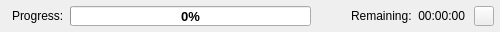
          <widget class="QFrame" name="frame_bottom">
           <property name="sizePolicy">
            <sizepolicy hsizetype="Preferred" vsizetype="Preferred">
             <horstretch>0</horstretch>
             <verstretch>0</verstretch>
            </sizepolicy>
           </property>
           <property name="minimumSize">
            <size>
             <width>0</width>
             <height>32</height>
            </size>
           </property>
           <property name="maximumSize">
            <size>
             <width>3840</width>
             <height>32</height>
            </size>
           </property>
           <property name="frameShape">
            <enum>QFrame::NoFrame</enum>
           </property>
           <property name="frameShadow">
            <enum>QFrame::Raised</enum>
           </property>
           <layout class="QHBoxLayout" name="horizontalLayout">
            <property name="spacing">
             <number>6</number>
            </property>
            <property name="leftMargin">
             <number>12</number>
            </property>
            <property name="topMargin">
             <number>0</number>
            </property>
            <property name="rightMargin">
             <number>6</number>
            </property>
            <property name="bottomMargin">
             <number>0</number>
            </property>
            <item>
             <widget class="QLabel" name="label_Progress">
              <property name="enabled">
               <bool>true</bool>
              </property>
              <property name="maximumSize">
               <size>
                <width>3840</width>
                <height>16777215</height>
               </size>
              </property>
              <property name="autoFillBackground">
               <bool>false</bool>
              </property>
              <property name="text">
               <string>Progress:</string>
              </property>
             </widget>
            </item>
            <item>
             <widget class="QProgressBar" name="progressBar">
              <property name="enabled">
               <bool>true</bool>
              </property>
              <property name="sizePolicy">
               <sizepolicy hsizetype="Expanding" vsizetype="Fixed">
                <horstretch>0</horstretch>
                <verstretch>0</verstretch>
               </sizepolicy>
              </property>
              <property name="minimumSize">
               <size>
                <width>241</width>
                <height>20</height>
               </size>
              </property>
              <property name="maximumSize">
               <size>
                <width>3840</width>
                <height>20</height>
               </size>
              </property>
              <property name="font">
               <font>
                <pointsize>10</pointsize>
                <bold>true</bold>
                <kerning>true</kerning>
               </font>
              </property>
              <property name="focusPolicy">
               <enum>Qt::NoFocus</enum>
              </property>
              <property name="acceptDrops">
               <bool>false</bool>
              </property>
              <property name="autoFillBackground">
               <bool>false</bool>
              </property>
              <property name="styleSheet">
               <string notr="true"/>
              </property>
              <property name="locale">
               <locale language="English" country="UnitedStates"/>
              </property>
              <property name="inputMethodHints">
               <set>Qt::ImhNone</set>
              </property>
              <property name="value">
               <number>0</number>
              </property>
              <property name="alignment">
               <set>Qt::AlignCenter</set>
              </property>
              <property name="textVisible">
               <bool>true</bool>
              </property>
              <property name="invertedAppearance">
               <bool>false</bool>
              </property>
              <property name="format">
               <string notr="true">%p%</string>
              </property>
             </widget>
            </item>
            <item>
             <spacer name="horizontalSpacer_34">
              <property name="orientation">
               <enum>Qt::Horizontal</enum>
              </property>
              <property name="sizeType">
               <enum>QSizePolicy::Fixed</enum>
              </property>
              <property name="sizeHint" stdset="0">
               <size>
                <width>5</width>
                <height>20</height>
               </size>
              </property>
             </spacer>
            </item>
            <item>
             <widget class="QLabel" name="labelAnimation">
              <property name="minimumSize">
               <size>
                <width>18</width>
                <height>18</height>
               </size>
              </property>
              <property name="maximumSize">
               <size>
                <width>18</width>
                <height>18</height>
               </size>
              </property>
              <property name="text">
               <string/>
              </property>
              <property name="scaledContents">
               <bool>true</bool>
              </property>
             </widget>
            </item>
            <item>
             <spacer name="horizontalSpacer_4">
              <property name="orientation">
               <enum>Qt::Horizontal</enum>
              </property>
              <property name="sizeType">
               <enum>QSizePolicy::Fixed</enum>
              </property>
              <property name="sizeHint" stdset="0">
               <size>
                <width>5</width>
                <height>20</height>
               </size>
              </property>
             </spacer>
            </item>
            <item>
             <widget class="QLabel" name="label_Remaining">
              <property name="autoFillBackground">
               <bool>false</bool>
              </property>
              <property name="text">
               <string>Remaining:</string>
              </property>
             </widget>
            </item>
            <item>
             <widget class="QLabel" name="label_RemTime">
              <property name="layoutDirection">
               <enum>Qt::LeftToRight</enum>
              </property>
              <property name="autoFillBackground">
               <bool>false</bool>
              </property>
              <property name="text">
               <string notr="true">00:00:00</string>
              </property>
              <property name="alignment">
               <set>Qt::AlignRight|Qt::AlignTrailing|Qt::AlignVCenter</set>
              </property>
             </widget>
            </item>
            <item>
             <spacer name="horizontalSpacer_17">
              <property name="orientation">
               <enum>Qt::Horizontal</enum>
              </property>
              <property name="sizeType">
               <enum>QSizePolicy::Fixed</enum>
              </property>
              <property name="sizeHint" stdset="0">
               <size>
                <width>3</width>
                <height>20</height>
               </size>
              </property>
             </spacer>
            </item>
            <item alignment="Qt::AlignRight">
             <widget class="QPushButton" name="settings">
              <property name="enabled">
               <bool>true</bool>
              </property>
              <property name="sizePolicy">
               <sizepolicy hsizetype="Minimum" vsizetype="Expanding">
                <horstretch>0</horstretch>
                <verstretch>0</verstretch>
               </sizepolicy>
              </property>
              <property name="minimumSize">
               <size>
                <width>20</width>
                <height>20</height>
               </size>
              </property>
              <property name="maximumSize">
               <size>
                <width>20</width>
                <height>20</height>
               </size>
              </property>
              <property name="toolTip">
               <string>Settings</string>
              </property>
              <property name="text">
               <string/>
              </property>
             </widget>
            </item>
           </layout>
          </widget>
